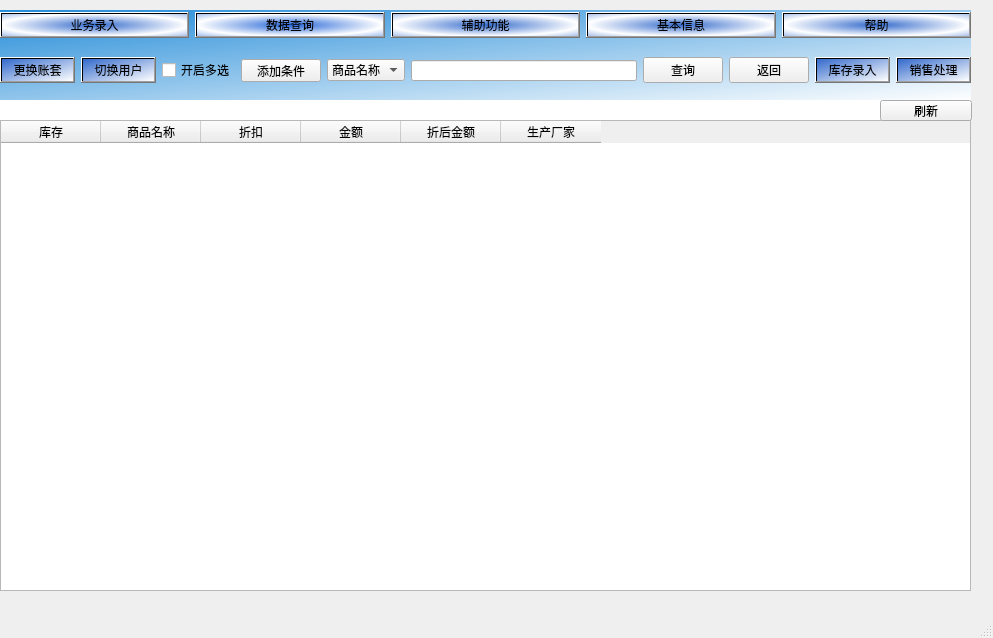
<?xml version="1.0" encoding="UTF-8"?>
<ui version="4.0">
 <class>MainSystem</class>
 <widget class="QMainWindow" name="MainSystem">
  <property name="geometry">
   <rect>
    <x>0</x>
    <y>0</y>
    <width>993</width>
    <height>638</height>
   </rect>
  </property>
  <property name="windowTitle">
   <string>MainWindow</string>
  </property>
  <widget class="QWidget" name="centralwidget">
   <widget class="QLabel" name="label">
    <property name="geometry">
     <rect>
      <x>0</x>
      <y>100</y>
      <width>971</width>
      <height>471</height>
     </rect>
    </property>
    <property name="styleSheet">
     <string notr="true">background-color: rgb(255, 255, 255);</string>
    </property>
    <property name="text">
     <string/>
    </property>
   </widget>
   <widget class="QWidget" name="horizontalLayoutWidget">
    <property name="geometry">
     <rect>
      <x>0</x>
      <y>10</y>
      <width>971</width>
      <height>31</height>
     </rect>
    </property>
    <layout class="QHBoxLayout" name="horizontalLayout">
     <item>
      <widget class="QPushButton" name="pushButton_5">
       <property name="styleSheet">
        <string notr="true">background-color: qradialgradient(spread:reflect, cx:0.5, cy:0.5, radius:0.5, fx:0.5, fy:0.5, stop:0 rgba(51, 106, 204, 255), stop:1 rgba(255, 255, 255, 255));</string>
       </property>
       <property name="text">
        <string>业务录入</string>
       </property>
      </widget>
     </item>
     <item>
      <widget class="QPushButton" name="pushButton_4">
       <property name="styleSheet">
        <string notr="true">background-color: qradialgradient(spread:reflect, cx:0.5, cy:0.5, radius:0.5, fx:0.5, fy:0.5, stop:0 rgba(36, 101, 216, 255), stop:1 rgba(255, 255, 255, 255));</string>
       </property>
       <property name="text">
        <string>数据查询</string>
       </property>
      </widget>
     </item>
     <item>
      <widget class="QPushButton" name="pushButton_3">
       <property name="styleSheet">
        <string notr="true">background-color: qradialgradient(spread:reflect, cx:0.5, cy:0.5, radius:0.5, fx:0.5, fy:0.5, stop:0 rgba(51, 106, 204, 255), stop:1 rgba(255, 255, 255, 255));</string>
       </property>
       <property name="text">
        <string>辅助功能</string>
       </property>
      </widget>
     </item>
     <item>
      <widget class="QPushButton" name="pushButton_2">
       <property name="styleSheet">
        <string notr="true">background-color: qradialgradient(spread:reflect, cx:0.5, cy:0.5, radius:0.5, fx:0.5, fy:0.5, stop:0 rgba(51, 106, 204, 255), stop:1 rgba(255, 255, 255, 255));</string>
       </property>
       <property name="text">
        <string>基本信息</string>
       </property>
      </widget>
     </item>
     <item>
      <widget class="QPushButton" name="pushButton">
       <property name="styleSheet">
        <string notr="true">background-color: qradialgradient(spread:reflect, cx:0.5, cy:0.5, radius:0.5, fx:0.5, fy:0.5, stop:0 rgba(51, 106, 204, 255), stop:1 rgba(255, 255, 255, 255));</string>
       </property>
       <property name="text">
        <string>帮助</string>
       </property>
      </widget>
     </item>
    </layout>
   </widget>
   <widget class="QLabel" name="label_2">
    <property name="geometry">
     <rect>
      <x>0</x>
      <y>10</y>
      <width>971</width>
      <height>91</height>
     </rect>
    </property>
    <property name="styleSheet">
     <string notr="true">background-color: qlineargradient(spread:reflect, x1:0, y1:0, x2:1, y2:1, stop:0 rgba(36, 140, 216, 255), stop:1 rgba(255, 255, 255, 255));</string>
    </property>
    <property name="text">
     <string/>
    </property>
   </widget>
   <widget class="QWidget" name="horizontalLayoutWidget_2">
    <property name="geometry">
     <rect>
      <x>0</x>
      <y>40</y>
      <width>971</width>
      <height>61</height>
     </rect>
    </property>
    <layout class="QHBoxLayout" name="horizontalLayout_2">
     <item>
      <widget class="QPushButton" name="pushButton_9">
       <property name="styleSheet">
        <string notr="true">font: 14pt &quot;Agency FB&quot;;
background-color: qlineargradient(spread:reflect, x1:0, y1:0, x2:1, y2:1, stop:0 rgba(51, 106, 204, 255), stop:1 rgba(255, 255, 255, 255));</string>
       </property>
       <property name="text">
        <string>更换账套</string>
       </property>
      </widget>
     </item>
     <item>
      <widget class="QPushButton" name="pushButton_8">
       <property name="styleSheet">
        <string notr="true">font: 14pt &quot;Agency FB&quot;;background-color: qlineargradient(spread:reflect, x1:0, y1:0, x2:1, y2:1, stop:0 rgba(51, 106, 204, 255), stop:1 rgba(255, 255, 255, 255));</string>
       </property>
       <property name="text">
        <string>切换用户</string>
       </property>
      </widget>
     </item>
     <item>
      <widget class="QCheckBox" name="checkBox">
       <property name="text">
        <string>开启多选</string>
       </property>
      </widget>
     </item>
     <item>
      <widget class="QPushButton" name="pushButton_12">
       <property name="maximumSize">
        <size>
         <width>16777215</width>
         <height>23</height>
        </size>
       </property>
       <property name="text">
        <string>添加条件</string>
       </property>
      </widget>
     </item>
     <item alignment="Qt::AlignHCenter">
      <widget class="QComboBox" name="comboBox">
       <property name="maximumSize">
        <size>
         <width>100</width>
         <height>16777215</height>
        </size>
       </property>
       <item>
        <property name="text">
         <string>商品名称</string>
        </property>
       </item>
       <item>
        <property name="text">
         <string>商品售价</string>
        </property>
       </item>
       <item>
        <property name="text">
         <string>商品库存</string>
        </property>
       </item>
       <item>
        <property name="text">
         <string>生产厂家</string>
        </property>
       </item>
      </widget>
     </item>
     <item>
      <widget class="QLineEdit" name="lineEdit">
       <property name="maximumSize">
        <size>
         <width>600</width>
         <height>21</height>
        </size>
       </property>
       <property name="maxLength">
        <number>37656</number>
       </property>
      </widget>
     </item>
     <item>
      <widget class="QPushButton" name="pushButton_11">
       <property name="text">
        <string>查询</string>
       </property>
      </widget>
     </item>
     <item>
      <widget class="QPushButton" name="pushButton_13">
       <property name="text">
        <string>返回</string>
       </property>
      </widget>
     </item>
     <item>
      <widget class="QPushButton" name="pushButton_7">
       <property name="styleSheet">
        <string notr="true">font: 14pt &quot;Agency FB&quot;;background-color: qlineargradient(spread:reflect, x1:0, y1:0, x2:1, y2:1, stop:0 rgba(51, 106, 204, 255), stop:1 rgba(255, 255, 255, 255));</string>
       </property>
       <property name="text">
        <string>库存录入</string>
       </property>
      </widget>
     </item>
     <item>
      <widget class="QPushButton" name="pushButton_6">
       <property name="styleSheet">
        <string notr="true">font: 14pt &quot;Agency FB&quot;;background-color: qlineargradient(spread:reflect, x1:0, y1:0, x2:1, y2:1, stop:0 rgba(51, 106, 204, 255), stop:1 rgba(255, 255, 255, 255));</string>
       </property>
       <property name="text">
        <string>销售处理</string>
       </property>
      </widget>
     </item>
    </layout>
   </widget>
   <widget class="QTableWidget" name="tableWidget">
    <property name="geometry">
     <rect>
      <x>0</x>
      <y>120</y>
      <width>971</width>
      <height>471</height>
     </rect>
    </property>
    <property name="dragEnabled">
     <bool>false</bool>
    </property>
    <property name="dragDropMode">
     <enum>QAbstractItemView::NoDragDrop</enum>
    </property>
    <property name="gridStyle">
     <enum>Qt::CustomDashLine</enum>
    </property>
    <column>
     <property name="text">
      <string>库存</string>
     </property>
     <property name="textAlignment">
      <set>AlignCenter</set>
     </property>
    </column>
    <column>
     <property name="text">
      <string>商品名称</string>
     </property>
    </column>
    <column>
     <property name="text">
      <string>折扣</string>
     </property>
    </column>
    <column>
     <property name="text">
      <string>金额</string>
     </property>
    </column>
    <column>
     <property name="text">
      <string>折后金额</string>
     </property>
    </column>
    <column>
     <property name="text">
      <string>生产厂家</string>
     </property>
    </column>
   </widget>
   <widget class="QPushButton" name="pushButton_10">
    <property name="geometry">
     <rect>
      <x>880</x>
      <y>100</y>
      <width>92</width>
      <height>21</height>
     </rect>
    </property>
    <property name="text">
     <string>刷新</string>
    </property>
   </widget>
   <zorder>label_2</zorder>
   <zorder>label</zorder>
   <zorder>horizontalLayoutWidget</zorder>
   <zorder>horizontalLayoutWidget_2</zorder>
   <zorder>tableWidget</zorder>
   <zorder>pushButton_10</zorder>
  </widget>
  <widget class="QStatusBar" name="statusbar"/>
 </widget>
 <resources/>
 <connections/>
</ui>
